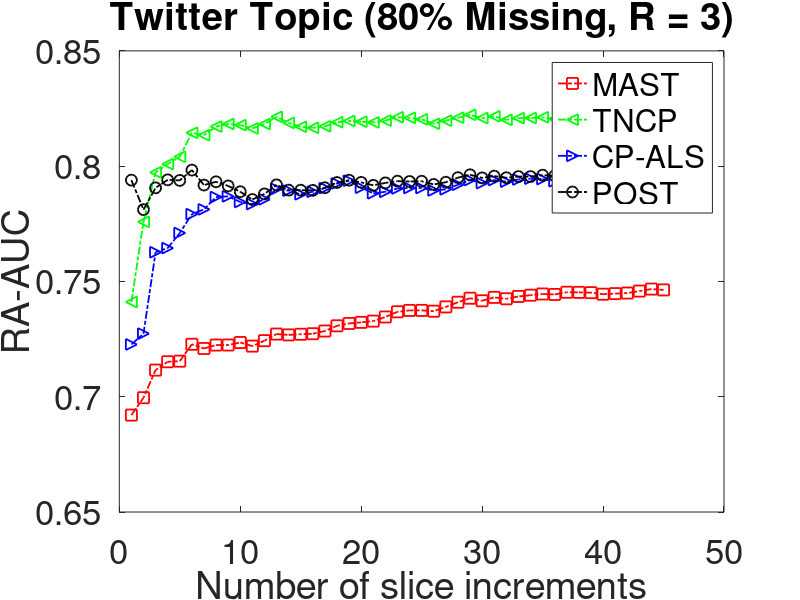

This chart was generated by the following MATLAB code:
clear all;
close all;

df = load('r3.mat');
% mast mis80
mast = df.mis80_r3(:,1);
% tncp mis80
tncp = df.mis80_r3(:,2);
% als mis80
als = df.mis80_r3(:,3);
% our mis80
our= df.mis80_r3(:,4);

nrank = [1:1:45];

figure (1);
hold on;
box on;
%change color
plot(nrank, mast,  'rs-.','LineWidth',1.3, 'MarkerSize',8);
plot(nrank, tncp, 'g<-.','LineWidth',1.3, 'MarkerSize',8);
plot(nrank, als, 'b>-.','LineWidth',1.3, 'MarkerSize',8);
plot(nrank, our, 'ko-.', 'LineWidth',1.3, 'MarkerSize',8);

legend('MAST','TNCP','CP-ALS','POST');
%lgd = legend('Ours-Win-1','Ours-Win-2','Ours-Win-3', 'GP-PTF');
%lgd.FontSize = 25;
ylabel('RA-AUC', 'FontSize',25);
xlabel('Number of slice increments','FontSize',25);

title('Twitter Topic (80% Missing, R = 3)','FontSize',25)

% xlim([0.9,101]);
 %ylim([0,1]);
% set(gca,'XTick',10:10:100, 'FontSize',25);
set(gca, 'FontSize',25);
 %set(gca,'YTick',[0.55, 0.65, 0.75, 0.85], 'FontSize',25);
 set(gca,'FontSize',25);

